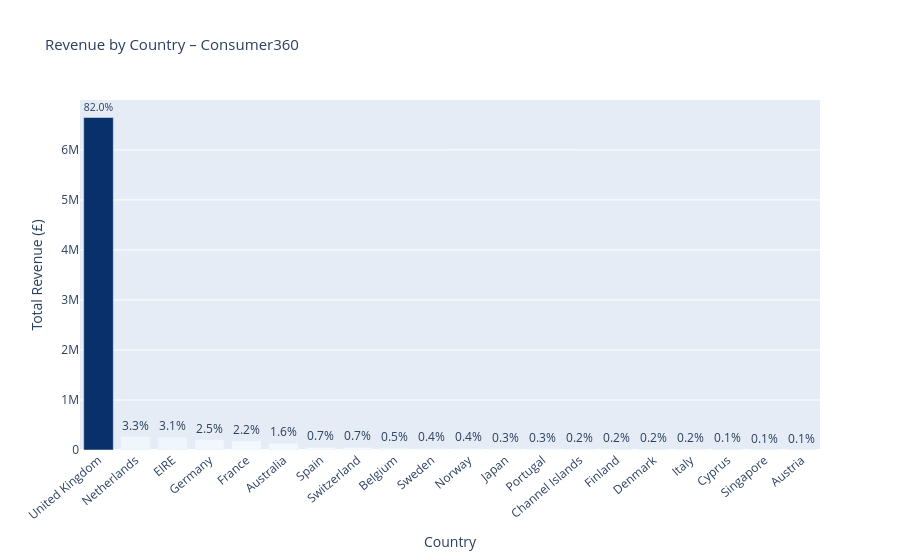

Notebook source saved alongside this figure:
### Code cell
# -------------- Revenue by Country ------------------------

import plotly.express as px 

country_rev = (
    df.groupby('Country')
      .agg(
          Revenue   = ('TotalAmount', 'sum'),
          Orders    = ('Invoice',     'nunique'),
          Customers = ('CustomerID',  'nunique')
      )
      .sort_values('Revenue', ascending=False)
      .reset_index()
)

# Revenue % share
country_rev['Revenue_Pct'] = (
    country_rev['Revenue'] / country_rev['Revenue'].sum() * 100
).round(2)

print("\n── Revenue by Country (Top 10) ──────────────────────")
print(
    country_rev.head(10)
    .to_string(index=False,
               formatters={
                   'Revenue'     : '£{:,.2f}'.format,
                   'Revenue_Pct' : '{:.2f}%'.format
               })
)

# Plotly interactive bar
fig = px.bar(
    country_rev.head(20),
    x='Country',
    y='Revenue',
    color='Revenue',
    color_continuous_scale='Blues',
    text=country_rev.head(20)['Revenue_Pct'].apply(lambda x: f'{x:.1f}%'),
    title='Revenue by Country – Consumer360',
    labels={
        'Revenue': 'Total Revenue (£)',
        'Country': 'Country'
    },
    hover_data={
        'Orders': True,
        'Customers': True,
        'Revenue': ':,.2f'
    }
)

fig.update_traces(textposition='outside')

fig.update_layout(
    xaxis_tickangle=-40,
    coloraxis_showscale=False,
    title_font_size=15
)

fig.show()

### Figure 1 — Plotly figure (JSON) as saved in the notebook; plotly's stock layout.template omitted (floating-point values rounded to 4 significant figures)
{"data": [{"customdata": [[16577, 3916], [93, 9], [256, 3], [443, 94], [379, 87], [56, 9], [88, 30], [47, 21], [98, 25], [34, 8], [32, 10], [19, 8], [49, 19], [25, 9], [40, 12], [18, 9], [35, 14], [14, 8], [4, 1], [17, 11]], "hovertemplate": "Country=%{x}<br>Total Revenue (£)=%{marker.color:,.2f}<br>text=%{text}<br>Orders=%{customdata[0]}<br>Customers=%{customdata[1]}<extra></extra>", "legendgroup": "", "marker": {"color": [6647000.0, 269800.0, 255000.0, 205100.0, 182200.0, 133600.0, 54460.0, 52440.0, 36920.0, 33900.0, 32370.0, 28760.0, 26640.0, 19930.0, 18340.0, 18210.0, 15810.0, 12220.0, 8900.0, 8743.0], "coloraxis": "coloraxis", "pattern": {"shape": ""}}, "name": "", "orientation": "v", "showlegend": false, "text": ["82.0%", "3.3%", "3.1%", "2.5%", "2.2%", "1.6%", "0.7%", "0.7%", "0.5%", "0.4%", "0.4%", "0.3%", "0.3%", "0.2%", "0.2%", "0.2%", "0.2%", "0.1%", "0.1%", "0.1%"], "textposition": "outside", "type": "bar", "x": ["United Kingdom", "Netherlands", "EIRE", "Germany", "France", "Australia", "Spain", "Switzerland", "Belgium", "Sweden", "Norway", "Japan", "Portugal", "Channel Islands", "Finland", "Denmark", "Italy", "Cyprus", "Singapore", "Austria"], "xaxis": "x", "y": [6647000.0, 269800.0, 255000.0, 205100.0, 182200.0, 133600.0, 54460.0, 52440.0, 36920.0, 33900.0, 32370.0, 28760.0, 26640.0, 19930.0, 18340.0, 18210.0, 15810.0, 12220.0, 8900.0, 8743.0], "yaxis": "y"}], "layout": {"barmode": "relative", "coloraxis": {"colorbar": {"title": {"text": "Total Revenue (£)"}}, "colorscale": [[0, "rgb(247,251,255)"], [0.125, "rgb(222,235,247)"], [0.25, "rgb(198,219,239)"], [0.375, "rgb(158,202,225)"], [0.5, "rgb(107,174,214)"], [0.625, "rgb(66,146,198)"], [0.75, "rgb(33,113,181)"], [0.875, "rgb(8,81,156)"], [1, "rgb(8,48,107)"]], "showscale": false}, "legend": {"tracegroupgap": 0}, "title": {"font": {"size": 15}, "text": "Revenue by Country – Consumer360"}, "xaxis": {"anchor": "y", "domain": [0, 1], "tickangle": -40, "title": {"text": "Country"}}, "yaxis": {"anchor": "x", "domain": [0, 1], "title": {"text": "Total Revenue (£)"}}}}
